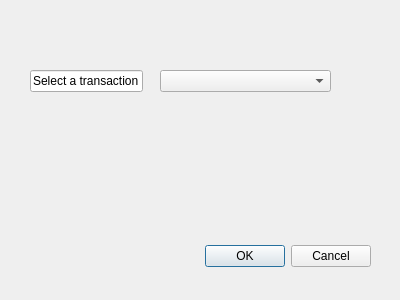
<?xml version="1.0" encoding="UTF-8"?>
<ui version="4.0">
 <class>KapuDialogBase</class>
 <widget class="QDialog" name="KapuDialogBase">
  <property name="geometry">
   <rect>
    <x>0</x>
    <y>0</y>
    <width>400</width>
    <height>300</height>
   </rect>
  </property>
  <property name="windowTitle">
   <string>Kapu</string>
  </property>
  <widget class="QDialogButtonBox" name="button_box">
   <property name="geometry">
    <rect>
     <x>30</x>
     <y>240</y>
     <width>341</width>
     <height>32</height>
    </rect>
   </property>
   <property name="orientation">
    <enum>Qt::Horizontal</enum>
   </property>
   <property name="standardButtons">
    <set>QDialogButtonBox::Cancel|QDialogButtonBox::Ok</set>
   </property>
  </widget>
  <widget class="QComboBox" name="comboBox">
   <property name="geometry">
    <rect>
     <x>160</x>
     <y>70</y>
     <width>171</width>
     <height>22</height>
    </rect>
   </property>
  </widget>
  <widget class="QLineEdit" name="lineEdit">
   <property name="geometry">
    <rect>
     <x>30</x>
     <y>70</y>
     <width>113</width>
     <height>22</height>
    </rect>
   </property>
   <property name="text">
    <string>Select a transaction</string>
   </property>
  </widget>
 </widget>
 <resources/>
 <connections>
  <connection>
   <sender>button_box</sender>
   <signal>accepted()</signal>
   <receiver>KapuDialogBase</receiver>
   <slot>accept()</slot>
   <hints>
    <hint type="sourcelabel">
     <x>20</x>
     <y>20</y>
    </hint>
    <hint type="destinationlabel">
     <x>20</x>
     <y>20</y>
    </hint>
   </hints>
  </connection>
  <connection>
   <sender>button_box</sender>
   <signal>rejected()</signal>
   <receiver>KapuDialogBase</receiver>
   <slot>reject()</slot>
   <hints>
    <hint type="sourcelabel">
     <x>20</x>
     <y>20</y>
    </hint>
    <hint type="destinationlabel">
     <x>20</x>
     <y>20</y>
    </hint>
   </hints>
  </connection>
 </connections>
</ui>
